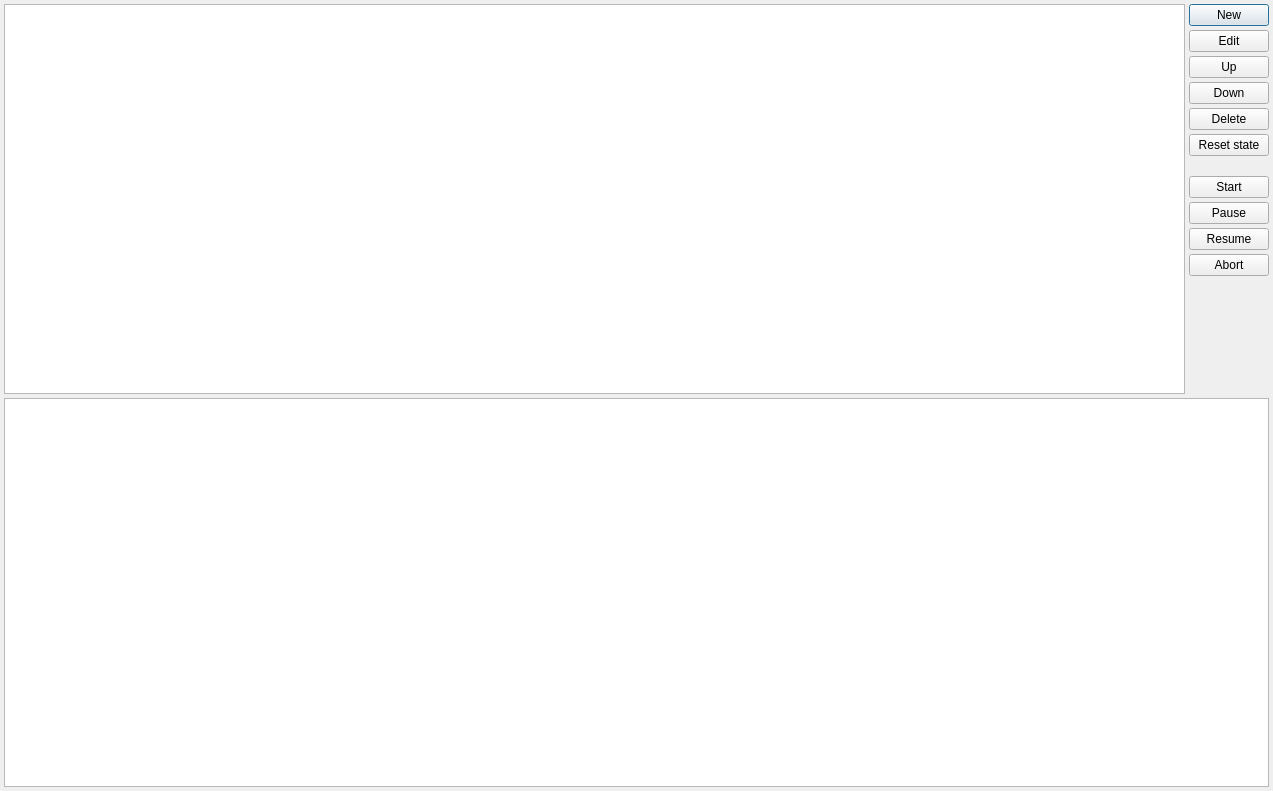
<?xml version="1.0" encoding="UTF-8"?>
<ui version="4.0">
 <class>JobsDialog</class>
 <widget class="QDialog" name="JobsDialog">
  <property name="geometry">
   <rect>
    <x>0</x>
    <y>0</y>
    <width>1273</width>
    <height>791</height>
   </rect>
  </property>
  <property name="windowTitle">
   <string>Jobs</string>
  </property>
  <property name="windowIcon">
   <iconset resource="../../../resources/vsedit.qrc">
    <normaloff>:/jobs.png</normaloff>:/jobs.png</iconset>
  </property>
  <layout class="QVBoxLayout" name="verticalLayout_2">
   <property name="spacing">
    <number>4</number>
   </property>
   <property name="leftMargin">
    <number>4</number>
   </property>
   <property name="topMargin">
    <number>4</number>
   </property>
   <property name="rightMargin">
    <number>4</number>
   </property>
   <property name="bottomMargin">
    <number>4</number>
   </property>
   <item>
    <layout class="QHBoxLayout" name="horizontalLayout">
     <property name="spacing">
      <number>4</number>
     </property>
     <item>
      <widget class="QTableView" name="jobsTableView">
       <property name="autoScroll">
        <bool>false</bool>
       </property>
       <property name="selectionBehavior">
        <enum>QAbstractItemView::SelectRows</enum>
       </property>
       <property name="verticalScrollMode">
        <enum>QAbstractItemView::ScrollPerPixel</enum>
       </property>
       <property name="horizontalScrollMode">
        <enum>QAbstractItemView::ScrollPerPixel</enum>
       </property>
       <attribute name="horizontalHeaderHighlightSections">
        <bool>false</bool>
       </attribute>
       <attribute name="verticalHeaderVisible">
        <bool>false</bool>
       </attribute>
      </widget>
     </item>
     <item>
      <layout class="QVBoxLayout" name="verticalLayout">
       <property name="spacing">
        <number>4</number>
       </property>
       <item>
        <widget class="QPushButton" name="jobNewButton">
         <property name="text">
          <string>New</string>
         </property>
        </widget>
       </item>
       <item>
        <widget class="QPushButton" name="jobEditButton">
         <property name="text">
          <string>Edit</string>
         </property>
        </widget>
       </item>
       <item>
        <widget class="QPushButton" name="jobMoveUpButton">
         <property name="text">
          <string>Up</string>
         </property>
        </widget>
       </item>
       <item>
        <widget class="QPushButton" name="jobMoveDownButton">
         <property name="text">
          <string>Down</string>
         </property>
        </widget>
       </item>
       <item>
        <widget class="QPushButton" name="jobDeleteButton">
         <property name="text">
          <string>Delete</string>
         </property>
        </widget>
       </item>
       <item>
        <widget class="QPushButton" name="jobResetStateButton">
         <property name="text">
          <string>Reset state</string>
         </property>
        </widget>
       </item>
       <item>
        <spacer name="verticalSpacer_2">
         <property name="orientation">
          <enum>Qt::Vertical</enum>
         </property>
         <property name="sizeType">
          <enum>QSizePolicy::Fixed</enum>
         </property>
         <property name="sizeHint" stdset="0">
          <size>
           <width>20</width>
           <height>16</height>
          </size>
         </property>
        </spacer>
       </item>
       <item>
        <widget class="QPushButton" name="startButton">
         <property name="text">
          <string>Start</string>
         </property>
        </widget>
       </item>
       <item>
        <widget class="QPushButton" name="pauseButton">
         <property name="text">
          <string>Pause</string>
         </property>
        </widget>
       </item>
       <item>
        <widget class="QPushButton" name="resumeButton">
         <property name="text">
          <string>Resume</string>
         </property>
        </widget>
       </item>
       <item>
        <widget class="QPushButton" name="abortButton">
         <property name="text">
          <string>Abort</string>
         </property>
        </widget>
       </item>
       <item>
        <spacer name="verticalSpacer">
         <property name="orientation">
          <enum>Qt::Vertical</enum>
         </property>
         <property name="sizeHint" stdset="0">
          <size>
           <width>20</width>
           <height>40</height>
          </size>
         </property>
        </spacer>
       </item>
      </layout>
     </item>
    </layout>
   </item>
   <item>
    <widget class="VSEditorLog" name="log">
     <property name="readOnly">
      <bool>true</bool>
     </property>
     <property name="textInteractionFlags">
      <set>Qt::LinksAccessibleByKeyboard|Qt::LinksAccessibleByMouse|Qt::TextBrowserInteraction|Qt::TextSelectableByKeyboard|Qt::TextSelectableByMouse</set>
     </property>
    </widget>
   </item>
  </layout>
 </widget>
 <customwidgets>
  <customwidget>
   <class>VSEditorLog</class>
   <extends>QTextEdit</extends>
   <header>../../common-src/log/vs_editor_log.h</header>
  </customwidget>
 </customwidgets>
 <resources>
  <include location="../../../resources/vsedit.qrc"/>
 </resources>
 <connections/>
</ui>
